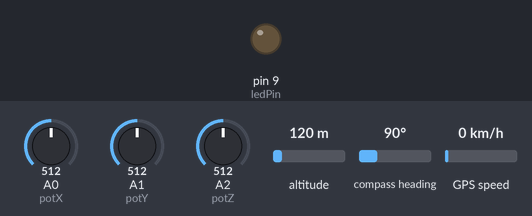
Bench run of a sketch on a simulated Arduino Uno, built with avr-gcc and run on an emulated ATmega328P. Parts: output pins drawn as LEDs (lit = HIGH). Inputs (shaded band) come from the test bench; at power-on: A0 (potX) = 512, A1 (potY) = 512, A2 (potZ) = 512, altitude 120 m, compass heading 90°, GPS speed 0 km/h. The GPS gets a fix after 3 s at 37.7749, -122.4194 with 8 satellites; not simulated (calls return 0 or success): secrets.h.

Above: at 3.2 s.
3.3 s: A0 (potX) set to 861
4.8 s: A0 (potX) set to 886
At 5.4 s:
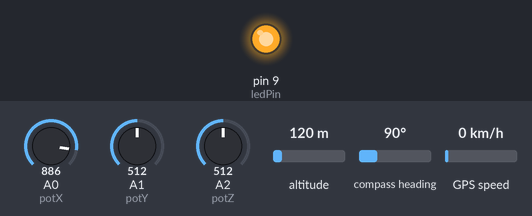
6.5 s: A0 (potX) set to 716
At 7.4 s:
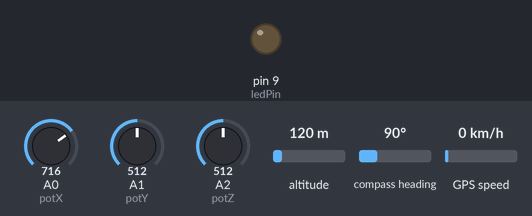
8.3 s: A0 (potX) set to 992
At 8.9 s:
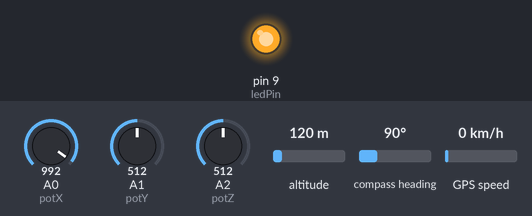
Timing chart, 0 to 11.0 s (numbered marks = the images above; inputs shaded):
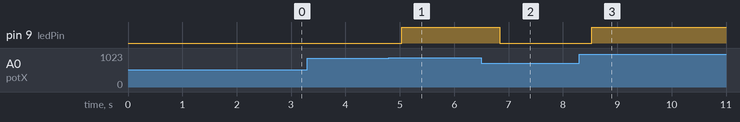

The sketch:

TrackerCode.ino
```cpp
#include "secrets.h"
#include "accident_logic.h"

#include <SoftwareSerial.h>
#include <TinyGPS++.h>
#include <BlynkSimpleStream.h>

// Blynk authentication token
char auth[] = BLYNK_AUTH_TOKEN;

// TinyGPS++ instance
TinyGPSPlus gps;

// SoftwareSerial for GPS
SoftwareSerial gpsSerial(3, 4); // RX, TX for SoftwareSerial (VGPS TX to pins 3 and 4)

// SoftwareSerial for debugging (virtual terminal)
SoftwareSerial debugSerial(10, 11); // RX, TX for debugging (pins 10 and 11)

// Accelerometer pins
const int potX = A0; // X-axis potentiometer connected to A0
const int potY = A1; // Y-axis potentiometer connected to A1
const int potZ = A2; // Z-axis potentiometer connected to A2

// LED pin to indicate an accident
const int ledPin = 9;

// Accelerometer range and threshold
const int outputMin = -10;
const int outputMax = 10;
const float accidentThreshold = 7.0;

void handleAccelerometer()
{
    // Read analog values from the potentiometers
    int rawX = analogRead(potX);
    int rawY = analogRead(potY);
    int rawZ = analogRead(potZ);

    float accelX = mapPotentiometerToAccel(rawX, 0, 1023, outputMin, outputMax);
    float accelY = mapPotentiometerToAccel(rawY, 0, 1023, outputMin, outputMax);
    float accelZ = mapPotentiometerToAccel(rawZ, 0, 1023, outputMin, outputMax);

    // Send accelerometer data to Blynk
    Blynk.virtualWrite(V2, accelX);
    Blynk.virtualWrite(V3, accelY);
    Blynk.virtualWrite(V4, accelZ);

    // Send accelerometer data to the virtual terminal (debugging)
    debugSerial.print("Accel X = ");
    debugSerial.print(accelX, 2);
    debugSerial.print(" Accel Y = ");
    debugSerial.print(accelY, 2);
    debugSerial.print(" Accel Z = ");
    debugSerial.println(accelZ, 2);

    // Accident detection logic
    if (isAccidentDetected(accelX, accelY, accelZ, accidentThreshold))
    {
        debugSerial.println("Accident detected!");
        digitalWrite(ledPin, HIGH); // Turn on LED
        Blynk.virtualWrite(V5, 1);  // Send accident signal to Blynk
    }
    else
    {
        digitalWrite(ledPin, LOW); // Turn off LED
        Blynk.virtualWrite(V5, 0); // Clear accident signal in Blynk
        debugSerial.println("Normal conditions");
    }
}

void handleGPS()
{
    while (gpsSerial.available())
    {
        char c = gpsSerial.read();
        if (gps.encode(c))
        {
            if (gps.location.isValid())
            {
                float latitude = gps.location.lat();
                float longitude = gps.location.lng();

                // Send GPS data to Blynk
                Blynk.virtualWrite(V0, latitude);
                Blynk.virtualWrite(V1, longitude);

                // Send GPS data to the virtual terminal (debugging)
                debugSerial.print("Latitude = ");
                debugSerial.print(latitude, 6);
                debugSerial.print(" Longitude = ");
                debugSerial.println(longitude, 6);
            }
            else
            {
                debugSerial.println("GPS signal not valid");
            }
        }
    }
}

void setup()
{
    // Initialize GPS serial
    gpsSerial.begin(9600);

    // Initialize debugging serial
    debugSerial.begin(9600);

    // Initialize hardware serial for Blynk
    Serial.begin(9600);

    // Initialize LED pin
    pinMode(ledPin, OUTPUT);
    digitalWrite(ledPin, LOW);

    // Initialize Blynk
    Blynk.config(Serial, auth);

    // Delay to ensure GPS initialization
    delay(2000);

    // Debug message
    debugSerial.println("GPS + Accelerometer + Accident Detection + Blynk Initialized");
}

void loop()
{
    // Process Blynk
    Blynk.run();

    // Handle GPS data
    handleGPS();

    // Handle accelerometer data and accident detection
    handleAccelerometer();

    delay(100); // Short delay for stability
}
```

accident_logic.h
```cpp
#ifndef ASSET_TRACKER_ACCIDENT_LOGIC_H
#define ASSET_TRACKER_ACCIDENT_LOGIC_H

#include <math.h>

/** Map a 10-bit ADC reading to an accelerometer value in [outputMin, outputMax]. */
inline float mapPotentiometerToAccel(int raw, int rawMin = 0, int rawMax = 1023,
                                     int outputMin = -10, int outputMax = 10) {
    const float ratio = static_cast<float>(raw - rawMin) / static_cast<float>(rawMax - rawMin);
    return static_cast<float>(outputMin) + ratio * static_cast<float>(outputMax - outputMin);
}

/** Returns true when any axis exceeds the accident threshold. */
inline bool isAccidentDetected(float accelX, float accelY, float accelZ, float threshold) {
    return fabsf(accelX) > threshold || fabsf(accelY) > threshold || fabsf(accelZ) > threshold;
}

#endif
```

Measured:
- the behaviour switches between 869 and 870 on A0 (potX) (found by bisection; images 0 and 1)
- after the input at 3.3 s, every drawn part: stays the same
- after the input at 4.8 s, pin 9 (ledPin): LOW → HIGH after 0.24 s
- after the input at 6.5 s, pin 9 (ledPin): HIGH → LOW after 0.34 s
- after the input at 8.3 s, pin 9 (ledPin): LOW → HIGH after 0.23 s
